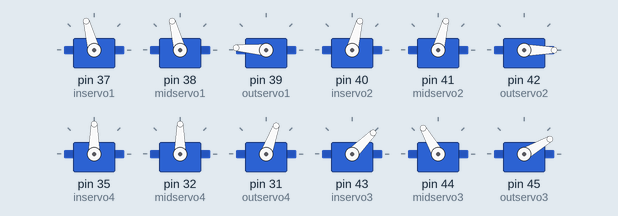
This sketch was run on a simulated Arduino Mega 2560, built with avr-gcc and run on an emulated ATmega2560. Parts: 12 × servo.

Above: at 3.05 s.
At 4.05 s:
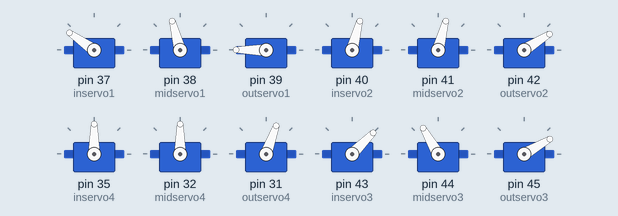
At 5.05 s:
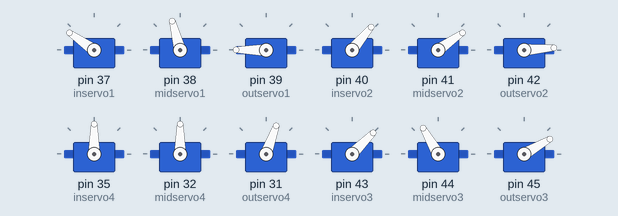
At 7.05 s:
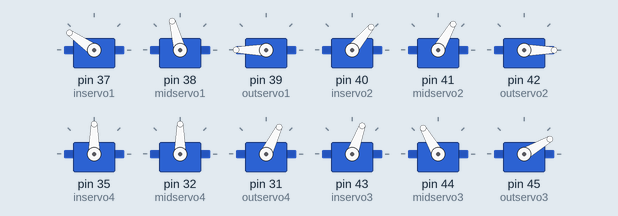
At 9.05 s:
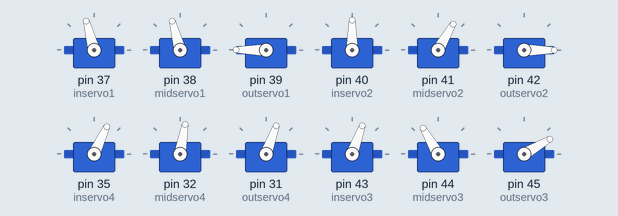
At 11.05 s:
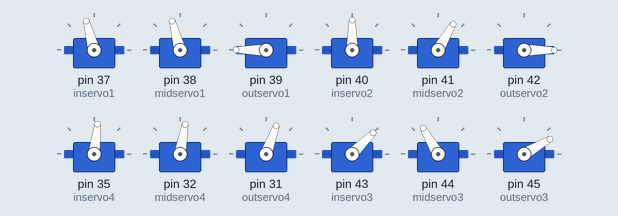
Timing chart, 0 to 13.5 s (numbered marks = the images above):
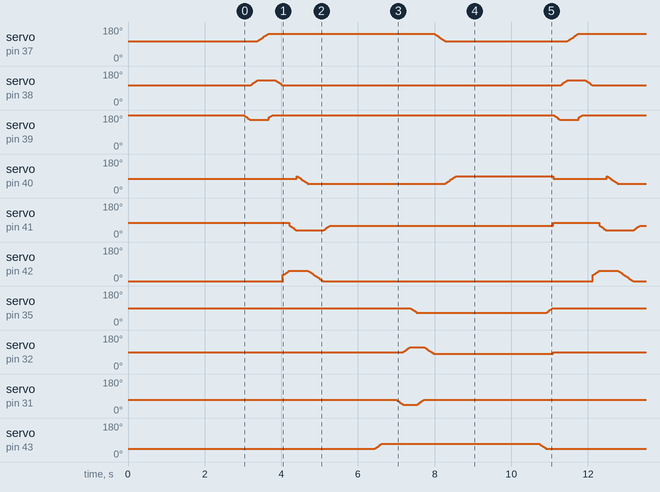

The sketch:

scr2.ino
```cpp
#include <Servo.h>

Servo inservo1,midservo1,outservo1;
Servo inservo2,midservo2,outservo2;
Servo inservo4,midservo4,outservo4;
Servo inservo3,midservo3,outservo3;
Servo inservo6,midservo6,outservo6;
Servo inservo5,midservo5,outservo5;

int i0H1 = 0;
int i1H1 = 0;
int i2H1 = 0;
int i3H1 = 0;
int i4H1 = 0;
int i5H1 = 0;
int i6H1 = 0;
int i7H1 = 0;
int i8H1 = 0;

int i0T1 = 0;
int i1T1 = 0;
int i2T1 = 0;
int i3T1 = 0;
int i4T1 = 0;
int i5T1 = 0;
int i6T1 = 0;

int i1L1 = 0;
int i2L1 = 0;
int i3L1 = 0;
int i4L1 = 0;
int i5L1 = 0;
int i6L1 = 0;

int i1L2 = 0;
int i2L2 = 0;
int i3L2 = 0;
int i4L2 = 0;
int i5L2 = 0;
int i6L2 = 0;
boolean l1status = LOW;
boolean l2status = LOW;
boolean aStatus = LOW;
boolean attStatus = LOW;
int i;
void setup() {
  inservo1.attach(37);
  midservo1.attach(38);
  outservo1.attach(39);
  inservo2.attach(40);
  midservo2.attach(41);
  outservo2.attach(42);
  inservo4.attach(35);
  midservo4.attach(32);
  outservo4.attach(31);
  inservo3.attach(43);
  midservo3.attach(44);
  outservo3.attach(45);
  inservo5.attach(30);
  midservo5.attach(29);
  outservo5.attach(28);
  inservo6.attach(24);
  midservo6.attach(23);
  outservo6.attach(22);

  initialpos();
  delay(3000);
}

void loop() {
////  moveLeg1();

  forward();
  initialpos();

//  outservo.write(105+25);
//  while(HIGH){}
}

void moveLeg1() {
  for(i=0;i<=25;i++){
    outservo1.write(180-i);
    delay(7);
  }
  for(i=0;i<=25;i++){
    midservo1.write(105+i);
    delay(7);
  }
  for(i=0;i<=40;i++){
    inservo1.write(105+i);
    delay(7);
  }

//out
  for(i=0;i<=25;i++){
    outservo1.write(165+i);
    delay(7);
  }
//  mid
  for(i=0;i<=25;i++){
    midservo1.write(130-i);
    delay(7);
  }
}

void moveLeg1init(){
  for(i=0;i<=40;i++){
    inservo1.write(145-i);
    delay(7);
  }
}

void moveLeg2(){
  for(i=0;i<=25;i++){
    outservo2.write(30+i);
    delay(7);
  }
  for(i=0;i<=25;i++){
    midservo2.write(60-i);
    delay(7);
  }
  for(i=0;i<=40;i++){
    inservo2.write(90-i);
    delay(7);
  }

//out
  for(i=0;i<=55;i++){
    outservo2.write(55-i);
    delay(7);
  }
//  in
  for(i=0;i<=25;i++){
    midservo2.write(35+i);
    delay(7);
  }
}

void moveLeg2init(){
  for(i=0;i<=40;i++){
    inservo2.write(50+i);
    delay(7);
  }
}

void moveLeg3(){
  for(i=0;i<=25;i++){
    outservo3.write(30-i);
    delay(7);
  }
  for(i=0;i<=25;i++){
    midservo3.write(120+i);
    delay(7);
  }
  for(i=0;i<=25;i++){
    inservo3.write(45+i);
    delay(7);
  }

//out
  for(i=0;i<=25;i++){
    outservo3.write(5+i);
    delay(7);
  }
//  in
  for(i=0;i<=25;i++){
    midservo3.write(145-i);
    delay(7);
  }
}

void moveLeg3init(){
  for(i=0;i<=25;i++){
    inservo3.write(70-i);
    delay(7);
  }
}
 void moveLeg4(){
   for(i=0;i<=25;i++){
     outservo4.write(70-i);
     delay(7);
   }
    for(i=0;i<=25;i++){
      midservo4.write(90+i);
      delay(7);
    }
   for(i=0;i<=25;i++){
     inservo4.write(90-i);
     delay(7);
   }

// out
   for(i=0;i<=25;i++){
     outservo4.write(45+i);
     delay(7);
   }
 //  in
    for(i=0;i<=35;i++){
      midservo4.write(115-i);
      delay(7);
    }
 }

 void moveLeg4init(){
   for(i=0;i<=25;i++){
     inservo4.write(65+i);
     delay(7);
   }
 }
void moveLeg5() {
  for(i=0;i<=25;i++){
    outservo5.write(10+i);
    delay(3);
  }
  for(i=0;i<=25;i++){
    midservo5.write(60-i);
    delay(3);
  }
  for(i=0;i<=20;i++){
    inservo5.write(60+i);
    delay(3);
  }

//out
  for(i=0;i<=25;i++){
    outservo5.write(35-i);
    delay(3);
  }
//  in
  for(i=0;i<=25;i++){
    midservo5.write(35+i);
    delay(3);
  }
}

void moveLeg5init(){
  for(i=0;i<=20;i++){
    inservo5.write(80-i);
    delay(3);
  }
 delay(1000);
}
void moveLeg6(){
  for(i=0;i<=25;i++){
    outservo6.write(120-i);
    delay(3);
  }
  for(i=0;i<=25;i++){
    midservo6.write(60+i);
    delay(3);
  }
  for(i=0;i<=30;i++){
    inservo6.write(120-i);
    delay(3);
  }

//out
  for(i=0;i<=25;i++){
    outservo6.write(95+i);
    delay(3);
  }
//  in
  for(i=0;i<=25;i++){
    midservo6.write(85-i);
    delay(3);
  }
}

void moveLeg6init(){
  for(i=0;i<=30;i++){
    inservo6.write(90+i);
    delay(3);
  }
  delay(1000);
}
void initialpos(){
  outservo1.write(180);
  midservo1.write(105);
  inservo1.write(105);
  outservo2.write(0);
  midservo2.write(75);
  inservo2.write(75);
  outservo4.write(70);
  midservo4.write(90);
  inservo4.write(90);
//  ----------------------------------------------------------------------------------------------------------------------5555555555555
  outservo3.write(30);
  midservo3.write(120);
  inservo3.write(45);
  outservo5.write(10);
  midservo5.write(60);
  inservo5.write(60);
  outservo6.write(120);
  midservo6.write(60);
  inservo6.write(120);
}

void forward(){
  moveLeg1();
  moveLeg2();


  moveLeg5();
  moveLeg6();
  moveLeg3();
  moveLeg4();

  moveLeg1init();
  moveLeg2init();


  moveLeg5init();
  moveLeg6init();
  moveLeg3init();
  moveLeg4init();

}

// void bluetooth(){
//   if (Serial.available() > 0)
//     {
//       Incoming_value = Serial.read();
//       Serial.print(Incoming_value);
//       Serial.print("/n");
//       if (Incoming_value == '1')
//         digitalWrite(10,HIGH);
//       else if(Incoming_value == '0')
//         digitalWrite(10,LOW);

//     }
// }
```

Measured:
- by itself, servo on pin 40 (inservo2): moves between 50° and 90°, repeating every 8.1 s
- by itself, servo on pin 39 (outservo1): repeats every 8.1 s: 176° 0.02 s, 173° 0.02 s, 170° 0.02 s, 167° 0.02 s, 164° 0.02 s, 161° 0.02 s, 158° 0.02 s, 155° 0.50 s, 167° 0.02 s, 170° 0.02 s, 173° 0.02 s, 176° 0.03 s, 180° 7.3 s, 179° 0.02 s
- by itself, servo on pin 45 (outservo3): repeats every 8.1 s: 26° 0.02 s, 23° 0.02 s, 20° 0.02 s, 17° 0.02 s, 14° 0.02 s, 11° 0.02 s, 8° 0.02 s, 5° 0.40 s, 8° 0.02 s, 11° 0.02 s, 14° 0.02 s, 17° 0.02 s, 20° 0.02 s, 23° 0.02 s, 26° 0.02 s, 29° 0.02 s, 30° 7.4 s, 29° 0.02 s
